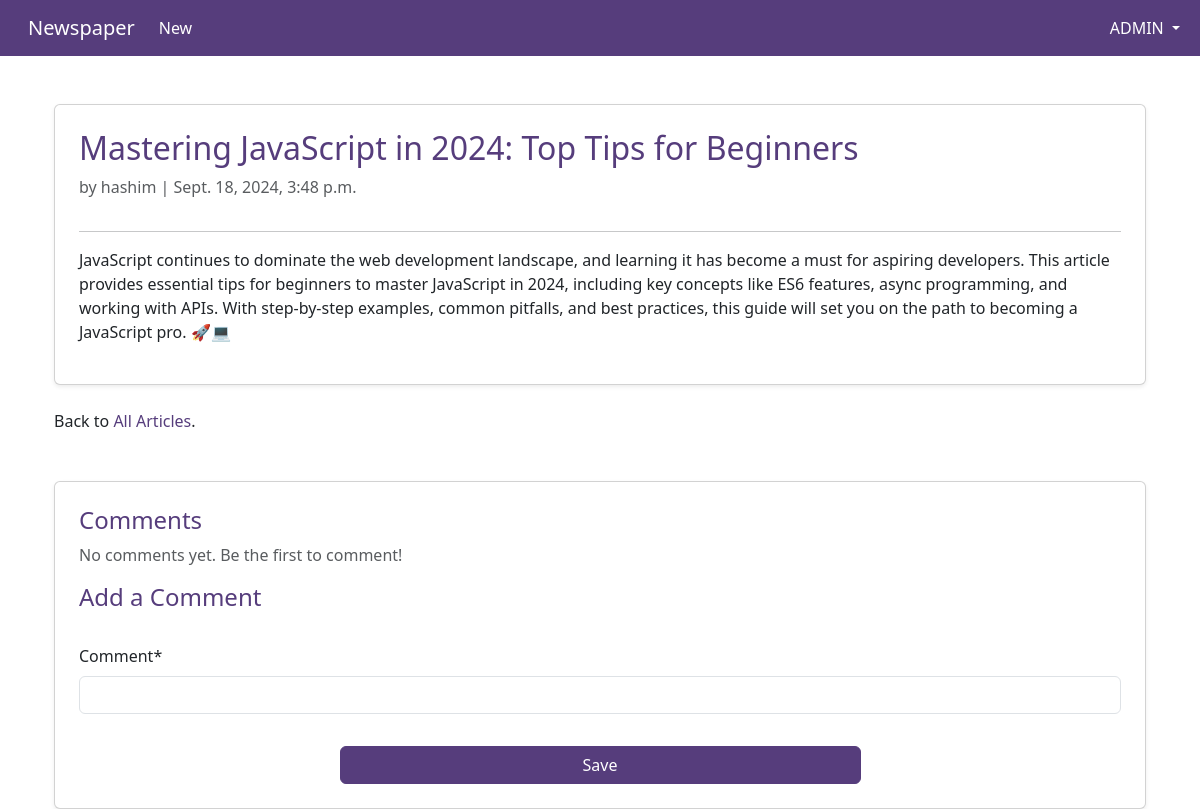
The app's page /articles/2/ (signed in) with its own data.
### accounts/models.py (models this page shows)
class CustomUser(AbstractUser):
    age = models.PositiveIntegerField(null=True, blank=True)
    address = models.CharField(max_length=255, null=True, blank=True)
    city = models.CharField(max_length=100, null=True, blank=True)
    state = models.CharField(max_length=100, null=True, blank=True)
    country = models.CharField(max_length=100, null=True, blank=True)
    zip = models.CharField(max_length=100, null=True, blank=True)
    phone = models.CharField(max_length=100, null=True, blank=True)
    def __str__(self):
        return self.username

### articles/models.py (models this page shows, shortened)
class Article(models.Model):
    title = models.CharField(max_length=255)
    body = models.TextField()
    date = models.DateTimeField(auto_now_add=True)
    author = models.ForeignKey(
        settings.AUTH_USER_MODEL,
        on_delete=models.CASCADE,
    )

### articles/views.py (the view, shortened to what this page needs)
# urls.py: path("<int:pk>/", ArticleDetailView.as_view(), name="article_detail"),  # new
class ArticleDetailView(LoginRequiredMixin, DetailView):  # new
    def get(self, request, *args, **kwargs):
        view = CommentGet.as_view()
        return view(request, *args, **kwargs)

### articles/forms.py
class CommentForm(forms.ModelForm):
    class Meta:
        model = Comment
        fields = ("comment",)

### articles/views.py (called while the page is built)
    def get_context_data(self, **kwargs):
        context = super().get_context_data(**kwargs)
        context["form"] = CommentForm()
        return context

### templates/article_detail.html (shortened to what this page needs)
{% extends "base.html" %}
{% block content %}
{% load crispy_forms_tags %}
<div class="container mt-5">
    <div class="article-entry card shadow-sm p-4">
        <h2 style="color: #563d7c;">{{ object.title }}</h2>
        <p class="text-muted">by {{ object.author }} | {{ object.date }}</p>
        <hr>
        <p>{{ object.body }}</p>
    </div>
    <div class="mt-4">
        <p class="mt-4">Back to <a href="{% url 'articles' %}" style="color: #563d7c; text-decoration: none;">All Articles</a>.</p>
    </div>
    <div class="card shadow-sm p-4 mt-5">
        <h4 style="color: #563d7c;">Comments</h4>
        <div class="overflow-auto" style="max-height: 300px;">
            {% if object.comment_set.all %}
                {% for comment in object.comment_set.all %}
                    <div class="mb-3">
                        <p class="fw-bold">{{ comment.author }}</p>
                        <p>{{ comment.comment }}</p>
                        <hr>
                    </div>
                {% endfor %}
            {% else %}
                <p class="text-muted">No comments yet. Be the first to comment!</p>
            {% endif %}
        </div>
<h4 style="color: #563d7c;">Add a Comment</h4>
<form action="" method="post" class="mt-4">
    {{ form|crispy }}
    <div class="text-center">
        <button class="btn btn-primary w-50 mt-3" type="submit" style="background-color: #563d7c; border-color: #563d7c;">
            Save
        </button>
    </div>
</form>
    </div>
</div>
{% endblock content %}

### templates/base.html (shortened to what this page needs)
<!DOCTYPE html>
<html>
<head>
    <link href="https://cdn.jsdelivr.net/npm/bootstrap@5.3.3/dist/css/bootstrap.min.css" rel="stylesheet">
</head>
<body>
    <nav class="navbar navbar-expand-lg" style="background-color: #563d7c; color: #fff;">
        <div class="container-fluid">
            <a class="navbar-brand text-white ms-3" href="{% url 'articles' %}"> Newspaper</a>
            <div class="collapse navbar-collapse" id="navbarSupportedContent">
                <ul class="navbar-nav me-auto mb-2 mb-lg-0">
                    {% if user.is_authenticated %}
                    <li class="nav-item">
                        <a href="{% url 'article_new' %}" class="nav-link text-white"> New</a>
                    </li>
                </ul>
                <ul class="navbar-nav">
                    <li class="nav-item dropdown">
                        <a class="nav-link dropdown-toggle text-uppercase text-white" href="#" role="button"
                            data-bs-toggle="dropdown" aria-expanded="false">
                             {{ user.username }}
                        </a>
                    </li>
                </ul>
            {% endif %}
        </div>
    </nav>
    <main>
        <div class="container">
            {% block content %}
            {% endblock content %}
        </div>
    </main>
</body>
</html>

### records on screen
CustomUser: username "ADMIN"
Article: title "Mastering JavaScript in 2024: Top Tips for Beginners", author "hashim", date "Sept. 18, 2024, 3:48 p.m.", body "JavaScript continues to dominate the web development landscape, and learning it has become a must for aspiring developers. This article provides essential tips for beginners to master JavaScript in 2024, including key concepts like ES6 features, async programming, and working with APIs. With step-by-step examples, common pitfalls, and best practices, this guide will set you on the path to becoming a JavaScript pro. 🚀💻"
